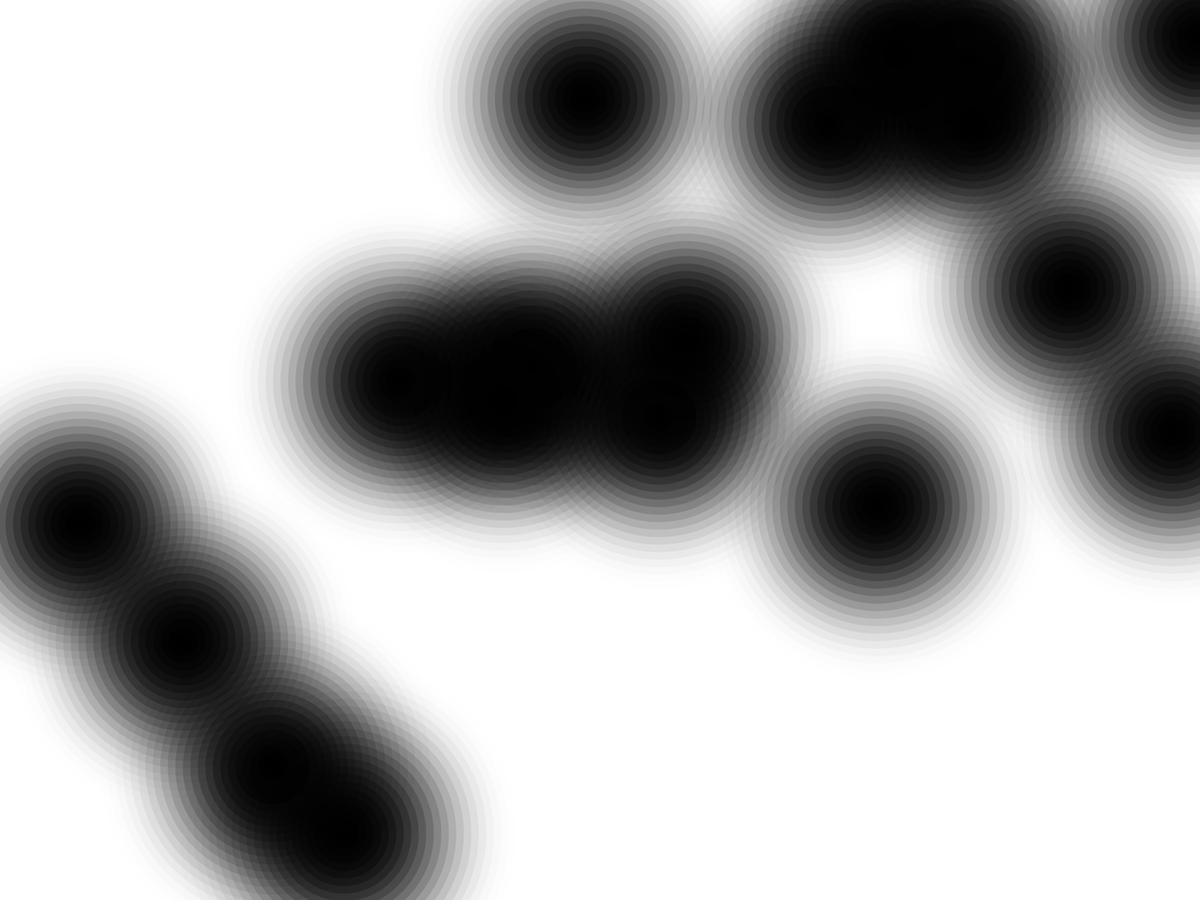
Frame 1 (no input)
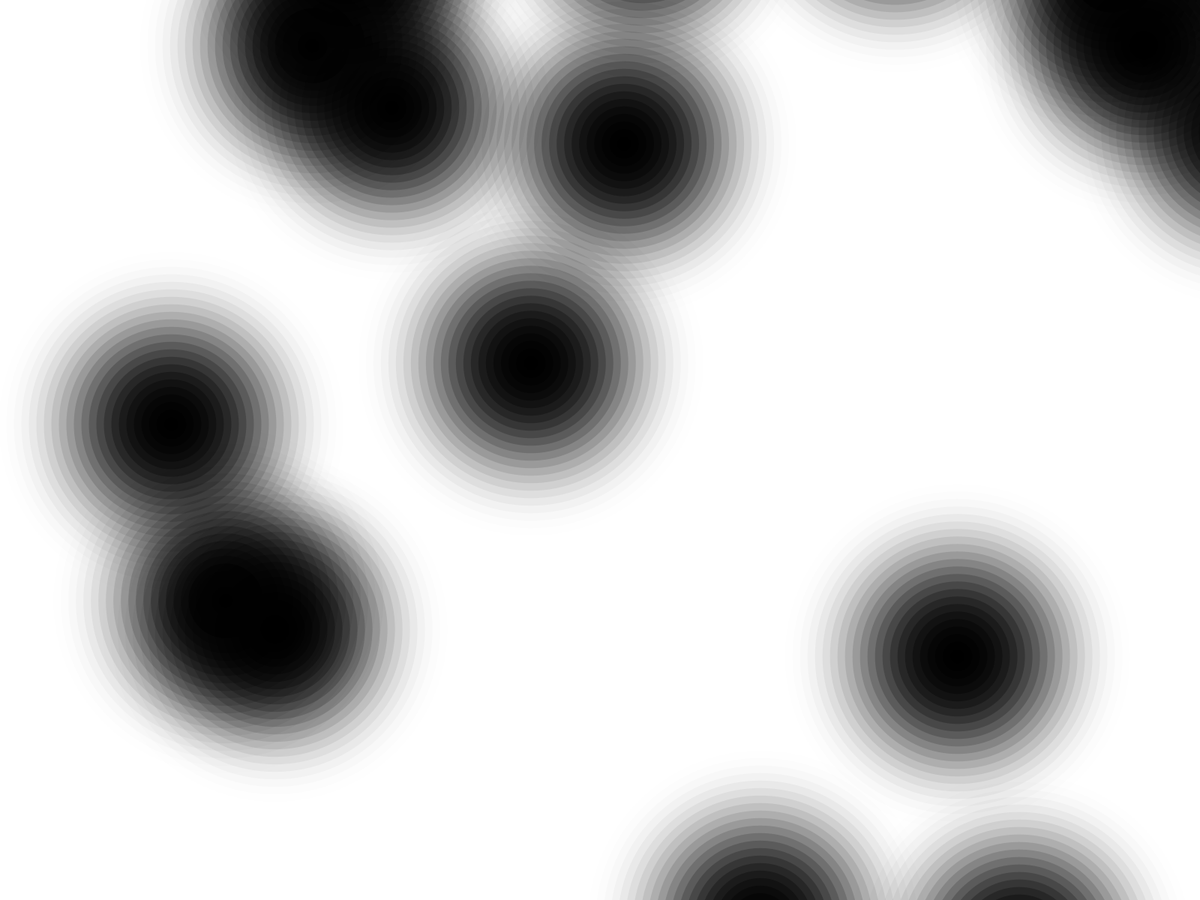
Frame 60 (the mouse pressed at the canvas centre just before this capture)
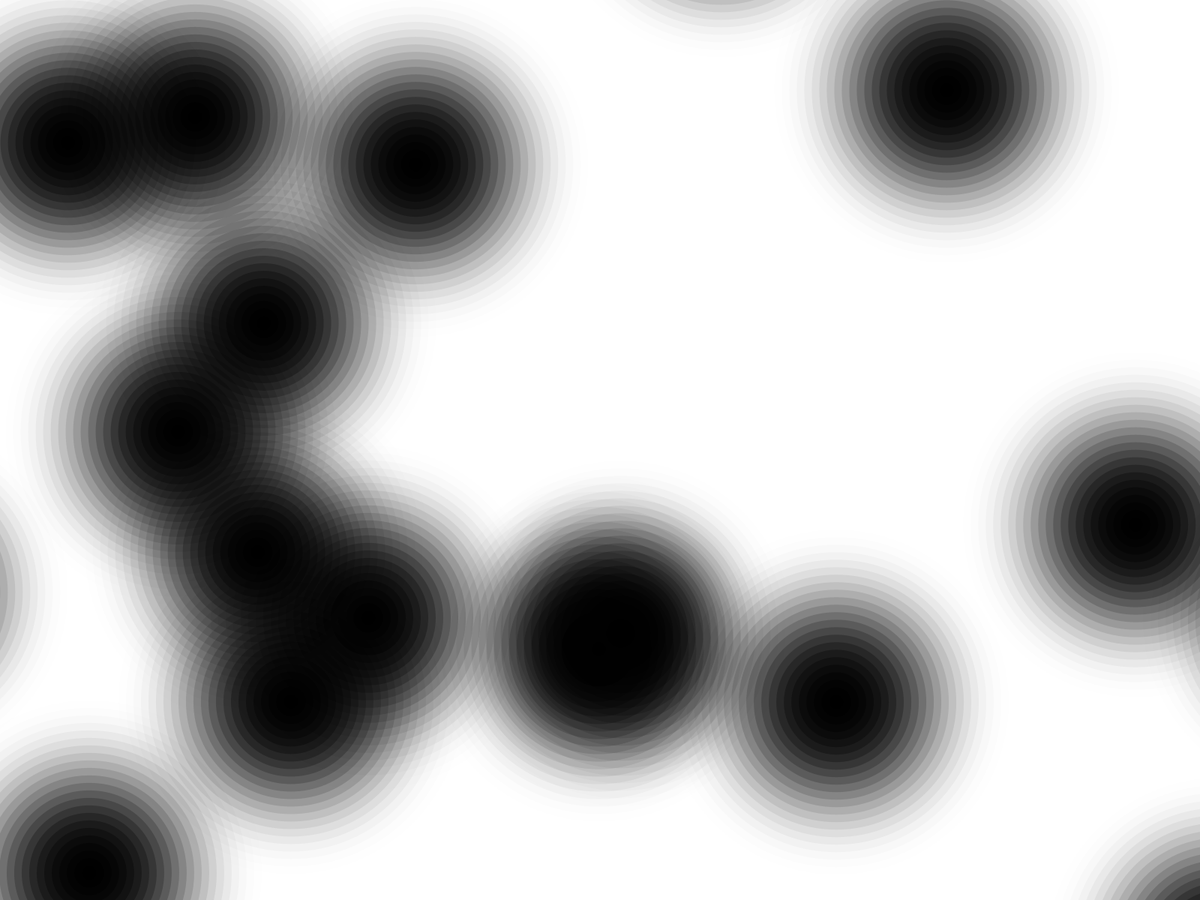
Frame 120 (the mouse held since frame 60 and released just before this capture)

The Processing sketch that drew these frames (run headless with seeded random() and noise(); from frame 60 on, the mouse is pressed at the canvas centre):

// Processing sketch: processing_VCRDM_gradients
// ── processing_VCRDM_gradients.pde

//float x = random(0,width);
//float y = random(0,height);

int NUMBER_OF_THINGS = 18;
int THING_SIZE = 25;
int multi = 20;
float velX = 1;  // speed and direction in x
float velY = -6; // speed and direction in y
float varX = 7; // variation in x
float varY = 7; //variation in y

float[] x = new float[NUMBER_OF_THINGS];
float[] y = new float[NUMBER_OF_THINGS];
float[] _varX = new float[NUMBER_OF_THINGS];
float[] _varY = new float[NUMBER_OF_THINGS];

void setup() {
  fullScreen();
  //size(1600,1000);
  colorMode(HSB, 100,100,100,1000);
  background(100);
  stroke(0,0,0,0);
  randomSeed(3);
  for (int i=0; i< NUMBER_OF_THINGS; i++){
    x[i] = random(0,width);
    y[i] = random(0,height);
    _varX[i] = random(-1.0*varX, varX);
    _varY[i] = random(-1.0*varY, varY);
    
  }
  
}

void draw() {
  background(100);
  //stroke(0,0,0);
  //fill(200,200,0);
  for (int i=0; i< NUMBER_OF_THINGS; i++){
    
    drawGradient(x[i], y[i], THING_SIZE, THING_SIZE);
    x[i] = x[i] + velX + _varY[i];
    y[i] = y[i] + velY + _varX[i];
    if (x[i]>(width+THING_SIZE*multi/3)){ x[i]=0- THING_SIZE*multi/3;}
    if (y[i]>(height+THING_SIZE*multi/3)){ y[i]=0-THING_SIZE*multi/3;}
    if (y[i]<(0-THING_SIZE*multi/3)){ y[i]=(height+(THING_SIZE*multi/3));}
    if (x[i]<(0-THING_SIZE*multi/3)){ x[i]=(width+(THING_SIZE*multi/3));}
  }
}

void drawGradient(float x, float y, float radius, float colour) {
  float h = 1;//colour;
  for (float r = radius; r > 0; --r) {
    fill(0,0,0,h);
    ellipse(x, y, multi*r, multi*r);
    h = h + sqrt(4*h);
  }
}
